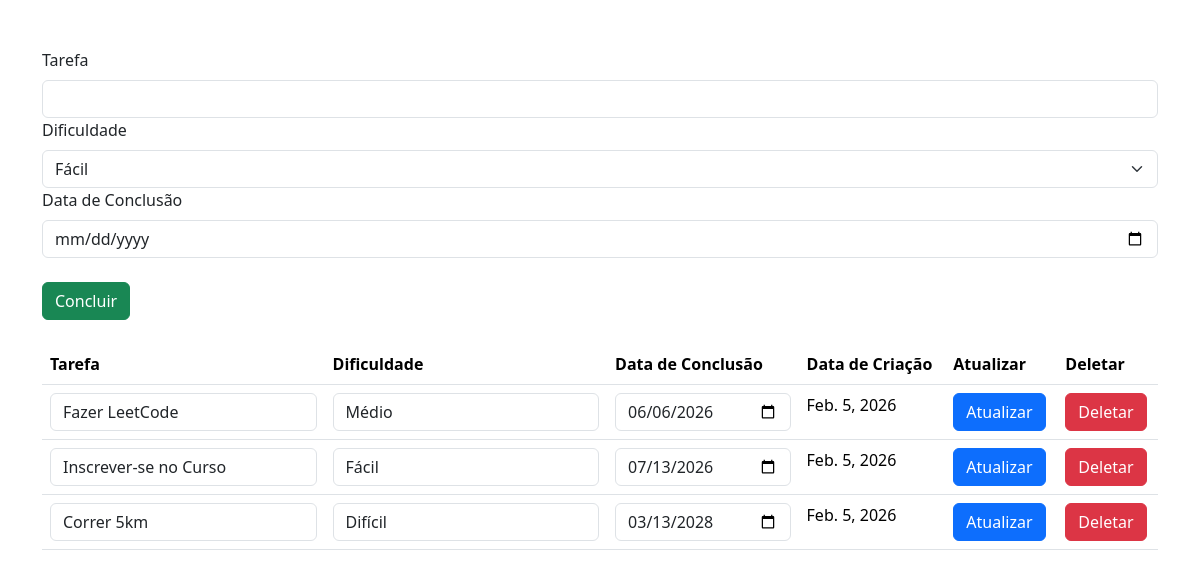
The page / on the database its author committed.
### core/models.py (models this page shows)
class Tarefa(models.Model):
    tarefaText = models.CharField(255)
    dificuldade = models.CharField(255)
    dataConclusao = models.DateField()
    dataCriacao = models.DateField(auto_now=True)

### core/views.py (the view)
# urls.py: path('', views.index, name='home'),
def index(request):
    if request.method == 'POST':
        tarefa_text = request.POST.get('tarefa_text')
        dificuldade = request.POST.get('dificuldade')
        data_conclusao = request.POST.get('data_conclusao')
        tarefa = Tarefa(tarefaText = tarefa_text,dificuldade = dificuldade,dataConclusao = data_conclusao)
        tarefa.save()
        return redirect('/')
    elif request.method == 'GET':
        tarefas = Tarefa.objects.all()
        return render(request, 'index.html', {'Tarefas':tarefas})

### core/templates/index.html (shortened to what this page needs)
<!doctype html>
<html lang="en">
	<head>
		<link
			href="https://cdn.jsdelivr.net/npm/bootstrap@5.3.8/dist/css/bootstrap.min.css"
			rel="stylesheet"
		/>
	</head>
	<body>
		<div class="container">
			<br /><br />
			<form action="" method="POST">
				<label for="" class="form-label">Tarefa</label>
				<input type="text" name="tarefa_text" class="form-control" />
				<label for="" class="form-label">Dificuldade</label>
				<select name="dificuldade" class="form-select">
					<option value="Fácil">Fácil</option>
				</select>
				<label for="" class="form-label">Data de Conclusão</label>
				<input type="date" name="data_conclusao" class="form-control" />
				<br />
				<button type="submit" class="btn btn-success">Concluir</button>
			</form>
			<br />
			<table class="table">
				<thead>
					<tr>
						<th scope="col">Tarefa</th>
						<th scope="col">Dificuldade</th>
						<th scope="col">Data de Conclusão</th>
						<th scope="col">Data de Criação</th>
						<th scope="col">Atualizar</th>
						<th scope="col">Deletar</th>
					</tr>
				</thead>
				<tbody>
					{% for i in Tarefas %}
					<tr>
						<td>
							<form action="{% url 'atualizar_tarefa' i.id %}" method="POST">
							<input type="text" value="{{i.tarefaText}}" class="form-control" name="tarefa_text">
						</td>
						<td>
							<input type="text" value="{{i.dificuldade}}" class="form-control" name="dificuldade">
						</td>
						<td>
							<input type="date" value="{{i.dataConclusao|date:'Y-m-d'}}" class="form-control" name="data_conclusao">
						</td>
						<td>{{i.dataCriacao}}</td>
						<td>
							<input type="submit" value="Atualizar" class="btn btn-primary">
						</td>
						<td>
							<a href="{% url 'deletar_tarefa' i.id %}" class="btn btn-danger">Deletar</a>
						</td>
					</tr>
					{% endfor %}
				</tbody>
			</table>
		</div>
	</body>
</html>

### rows shown on the page
Tarefa: tarefa_text "Fazer LeetCode", dificuldade "Médio", data_conclusao "06/06/2026", dataCriacao "Feb. 5, 2026"
Tarefa: tarefa_text "Inscrever-se no Curso", dificuldade "Fácil", data_conclusao "07/13/2026", dataCriacao "Feb. 5, 2026"
Tarefa: tarefa_text "Correr 5km", dificuldade "Difícil", data_conclusao "03/13/2028", dataCriacao "Feb. 5, 2026"
